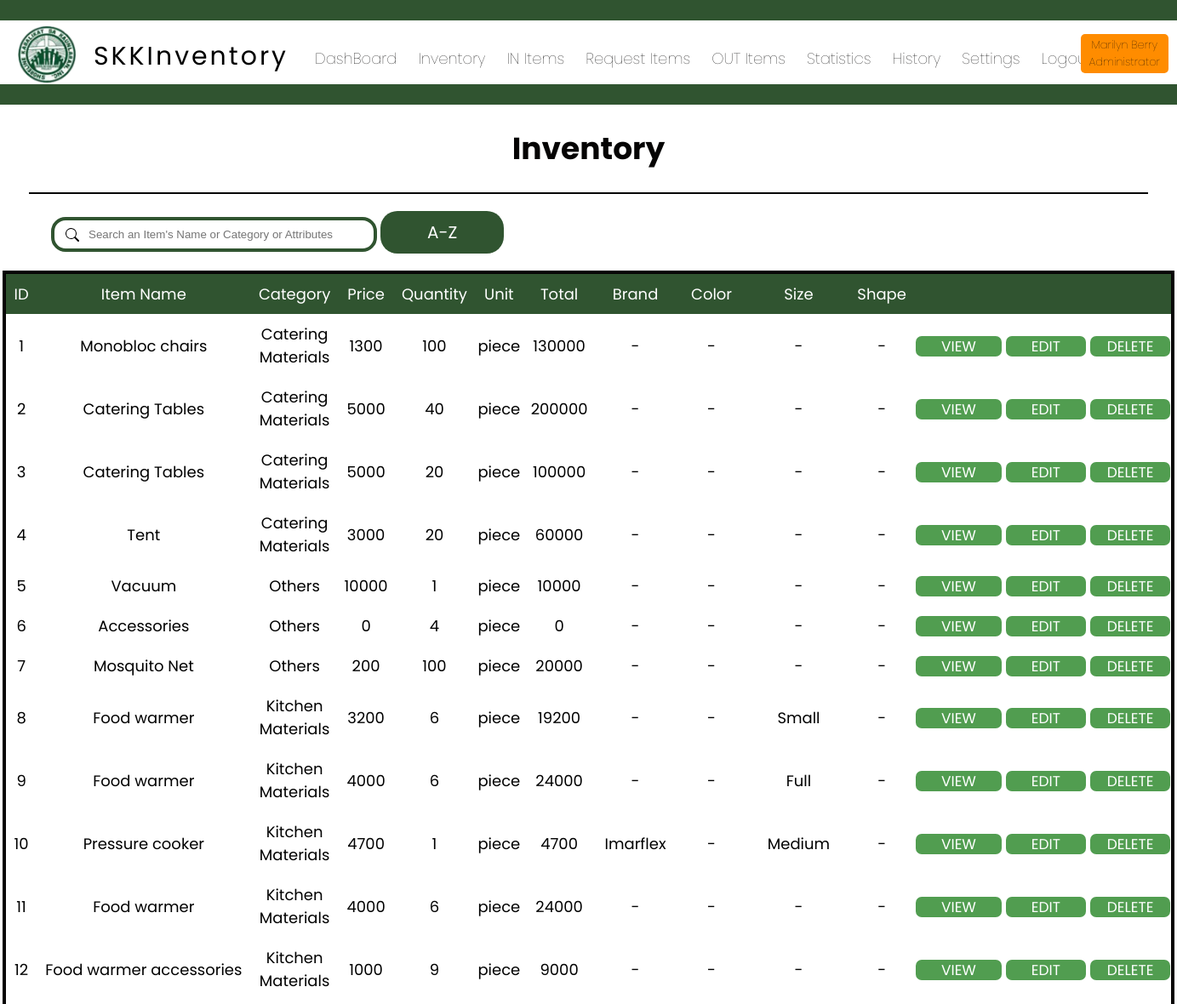
/inventory.php (signed in, upper part), run on an earlier commit of the app's database.
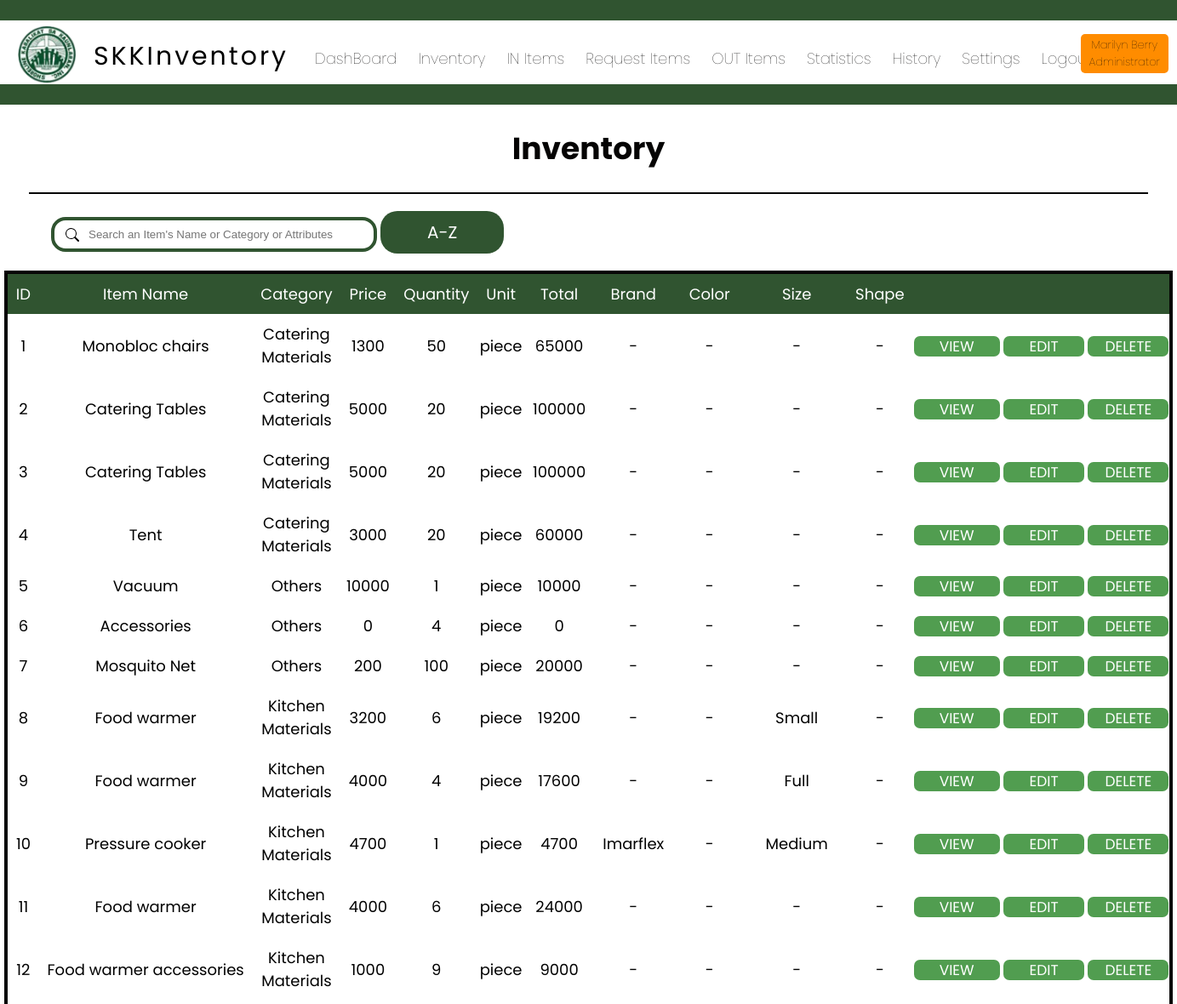
And on a later commit of the database.
### tables this page shows
CREATE TABLE `inventory` (
  `id` int(10) NOT NULL AUTO_INCREMENT,
  `product_name` varchar(100) NOT NULL,
  `category` varchar(30) NOT NULL,
  `price` int(20) NOT NULL,
  `unit` varchar(20) NOT NULL,
  `quantity` int(11) NOT NULL,
  `condition_new` int(10) NOT NULL,
  `condition_good` int(10) NOT NULL,
  `condition_bad` int(10) NOT NULL,
  `brand` varchar(50) NOT NULL,
  `color` varchar(20) NOT NULL,
  `size` varchar(20) NOT NULL,
  `shape` varchar(20) NOT NULL,
  `life` varchar(20) NOT NULL,
  `total` int(20) NOT NULL,
  `user` varchar(100) NOT NULL,
  `date` date NOT NULL,
  `building` int(20) NOT NULL,
  `floor` int(11) NOT NULL,
  `room` int(20) NOT NULL,
  `remarks` varchar(1000) NOT NULL,
  PRIMARY KEY (`id`)
);

### display_items.php (the view, shortened to what this page needs)
<?php
include 'connect.php';
$search = isset($_GET['search']) ? $_GET['search'] : '';
$searchTerms = explode(' ', $search);
$searchConditions = array();
foreach ($searchTerms as $term) {
    $term = mysqli_real_escape_string($conn, $term);
    $searchConditions[] = "(inventory.product_name LIKE '%$term%'
                           OR inventory.category LIKE '%$term%'
                           OR inventory.brand LIKE '%$term%'
                           OR inventory.color LIKE '%$term%'
                           OR inventory.size LIKE '%$term%'
                           OR inventory.shape LIKE '%$term%')";
}
$whereClause = implode(" AND ", $searchConditions);
$order = isset($_GET['order']) ? $_GET['order'] : 'ID';
$recordsPerPage = 25;
$page = isset($_GET['page1']) ? $_GET['page1'] : 1;
$offset = ($page - 1) * $recordsPerPage;
if ($order == 'ID') {
    $sql = "SELECT inventory.*, building.name AS building, room.name AS room,
       FORMAT(total, 2) AS 'Formatted Total',
       FORMAT(price, 2) AS 'Formatted Price',
       DATE_FORMAT(date, '%M %e, %Y') AS 'Formatted Date'
FROM inventory
LEFT JOIN building ON inventory.building = building.id
LEFT JOIN room ON inventory.room = room.id
WHERE $whereClause
ORDER BY inventory.id
LIMIT $recordsPerPage OFFSET $offset";
}
$result = mysqli_query($conn, $sql);
if ($result->num_rows > 0) {
    while ($row = $result->fetch_assoc()) {
        echo '<tr>';
        echo '<td>' . $row['id'] . '</td>';
        echo '<td style="white-space: nowrap;">' . $row['product_name'] . '</td>';
        echo '<td style="padding: 10px;">' . $row['category'] . '</td>';
        echo '<td>' . $row['price'] . '</td>';
        echo '<td style="padding: 5px;">' . $row['quantity'] . '</td>';
        echo '<td>' . $row['unit'] . '</td>';
        echo '<td style="padding: 10px;">' . $row['total'] . '</td>';
        echo '<td style="padding: 10px; white-space: nowrap;">' . $row['brand'] . '</td>';
        echo '<td style="padding: 10px;">' . $row['color'] . '</td>';
        echo '<td style="padding: 10px; white-space: nowrap;">' . $row['size'] . '</td>';
        echo '<td>' . $row['shape'] . '</td>';
        echo '<td style="white-space: nowrap;"><a style="text-decoration:none" class="button" href="viewinventory.php?id=' . $row['id'] . '">VIEW</a>
                    <a style="text-decoration:none" class="button" href="editinventory.php?id=' . $row['id'] . '">EDIT</a>
                    <a style="text-decoration:none" class="button1" href="deleteinventoryconfirmation.php?id=' . $row['id'] . '">DELETE</a>
                    ';
        echo '</tr>';
    }
} else {
    echo '<tr><td colspan="11">No results found.</td></tr>';
}
echo '<div class="search-form">';
echo '<form method="GET" action="" id="searchForm">';
echo '<input type="text" name="search" id="search" placeholder="Search an Item\'s Name or Category or Attributes" value="' . $search . '">';
echo '<a style="text-decoration:none" href="?filter=true&order=' . ($order == 'ID' ? 'ASC' : ($order == 'ASC' ? 'DESC' : 'ID')) . '">
        <div class="statistics3" style="display:inline-block; margin-right:20px;">
            <span class="font10">' . (($order === 'ID') ? 'A-Z' : ($order == 'ASC' ? 'Z-A' : 'ID')) . '</span>
        </div>
      </a>';
echo '</form>';
echo '</div>';

What changed in the data, as far as the page shows it:
changed inventory "Monobloc chairs": quantity "100" → "50"; total "130000" → "65000"
changed inventory id 2: quantity "40" → "20"; total "200000" → "100000"
changed inventory "Full": quantity "6" → "4"; total "24000" → "17600"
